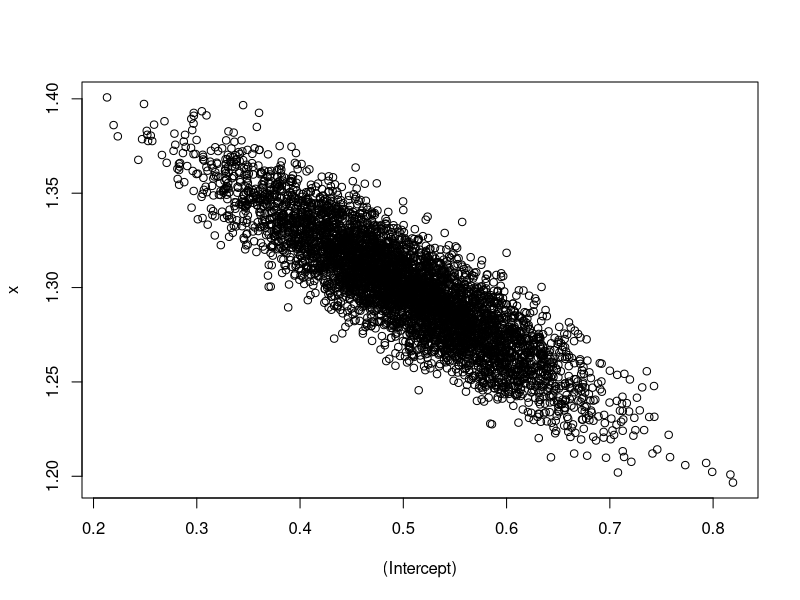
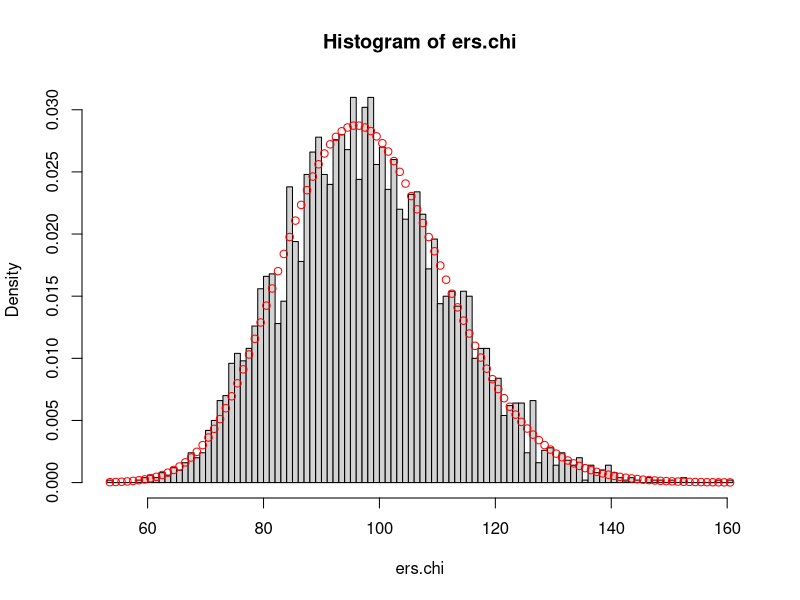
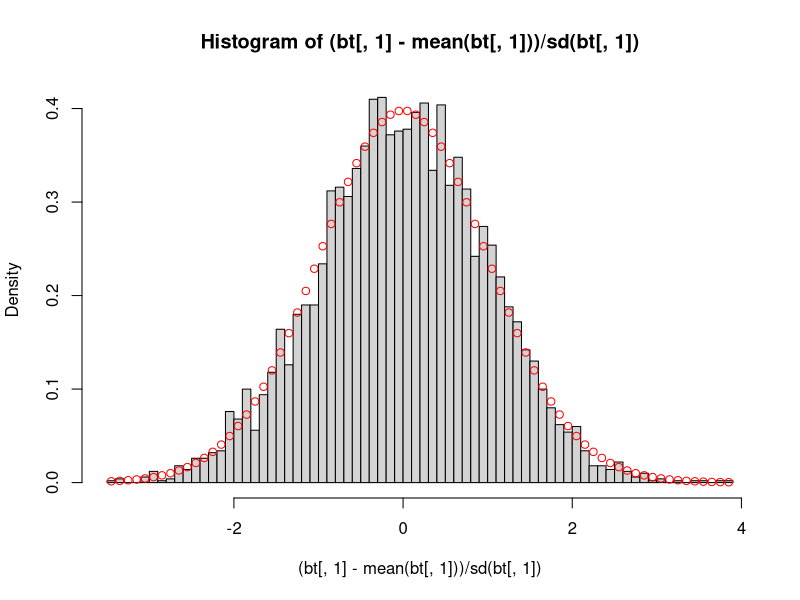
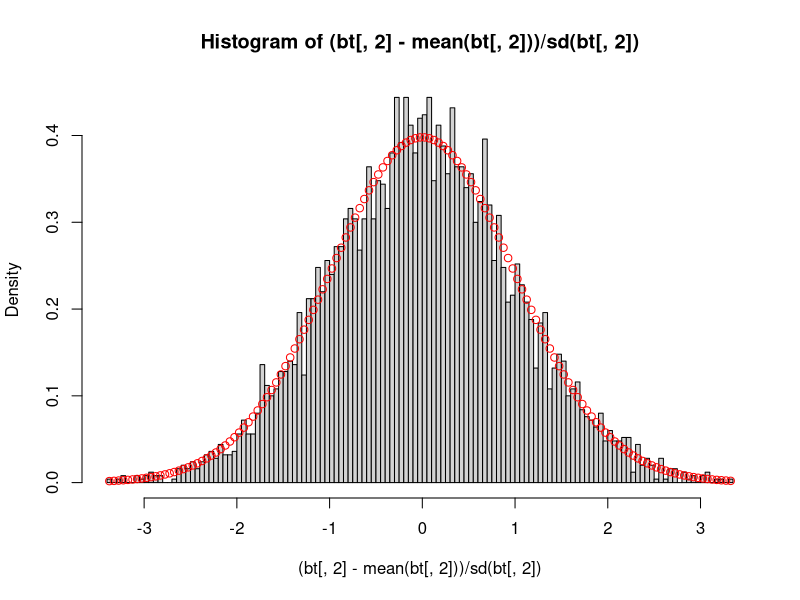

Generate these figures, in order, with R:
## ---- chunk 1
knitr::opts_chunk$set(echo = TRUE)
## ---- chunk 2
N = 100
x = runif(N,max = 5)
y = 0.5+1.3*x+0.2*rnorm(N,sd = 2)
fit = lm(y~x)

## ---- chunk 3
print(anova(fit))
## ---- chunk 4
y.m = mean(y)
#sum of square due to x
ssx = sum((fit$fitted.values-y.m)^2)
#sum of square due to error
sse = sum((fit$fitted.values-y)^2)

#F-value
f = (ssx/1)/(sse/98)
cat("ssx = ",ssx,"\t","sse = ",sse,"\t", "f = ",f,"\n")
## ---- chunk 5
print(summary(fit))
## ---- chunk 6
print(sqrt(sse/(N-2)))
## ---- chunk 7
K = 5000
#xs are the same, ys are random due to error term
b = coef(fit)
ers = sum(fit$residuals^2)
for(i in 1:K){
  y = 0.5+1.3*x+0.2*rnorm(N,sd = 2)
  fit = lm(y~x)
  tmp = coef(fit)
  b = rbind(b,tmp)
  ers = c(ers,sum(fit$residuals^2))
}

plot(b)
print(colMeans(b))

ax = as.matrix(data.frame(a = rep(1,N), x = x))
xtx = t(ax)%*%ax

#the standard error from error term
vm = 2^2*solve(xtx)
print(vm)

#there is coefficient in front of the error term, shift it to the parameters
pv = cov(b)/0.2^2
print(pv)

## ---- chunk 8
# again, shift the coefficient of the error term to the 
print(mean(ers)/0.2^2)
print(4*(N-2))

ers.n = ers/(0.2^2*(N-2))
ers.chi = ers.n/4*(N-2)
ec = hist(ers.chi,breaks = 100,probability = T)
points(ec$mids,dchisq(ec$mids,N-2),col = 'red')

## ---- chunk 9
bt = b/0.2 #0.2 is error term coefficient, 2 is error term sd

b1.t = hist((bt[,1]-mean(bt[,1]))/sd(bt[,1]),breaks = 100,probability = T)
points(b1.t$mids,dt(b1.t$mids,N-2),col = "red")

b2.t = hist((bt[,2]-mean(bt[,2]))/sd(bt[,2]),breaks = 100,probability = T)
points(b2.t$mids,dt(b2.t$mids,N-2),col = "red")

